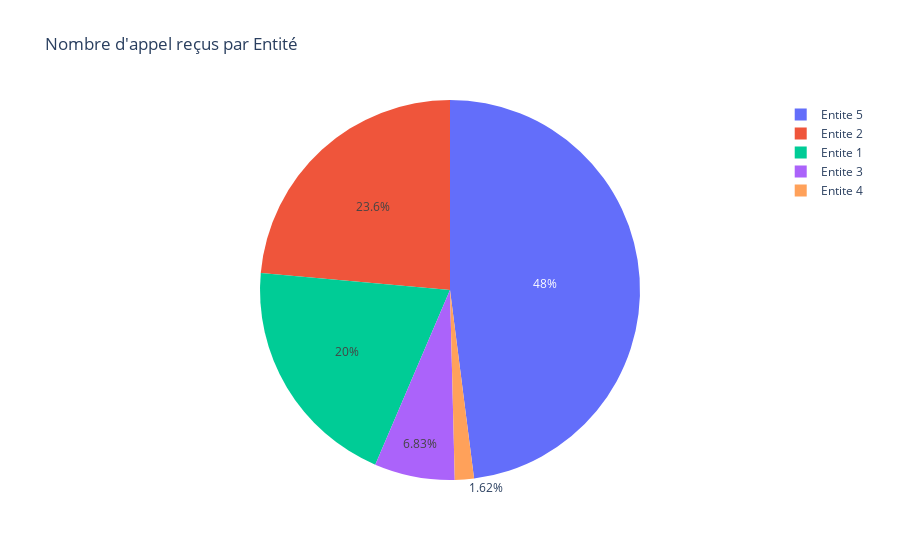

The cell this chart's notebook holds for it:
### Code cell
import plotly.express as px

fig = px.pie(df_tel, values='nb_recus', names='entite', title="Nombre d'appel reçus par Entité")
fig.show()

### Figure 1 — Plotly figure (JSON) as saved in the notebook; plotly's stock layout.template omitted (floating-point values rounded to 4 significant figures; data arrays with more than 128 entries replaced by an {"elided": "..."} marker saying what was removed)
{"data": [{"domain": {"x": [0, 1], "y": [0, 1]}, "hovertemplate": "entite=%{label}<br>nb_recus=%{value}<extra></extra>", "labels": {"elided": "11304 str values"}, "legendgroup": "", "name": "", "showlegend": true, "type": "pie", "values": {"elided": "11304 int values"}}], "layout": {"legend": {"tracegroupgap": 0}, "title": {"text": "Nombre d'appel reçus par Entité"}}}
